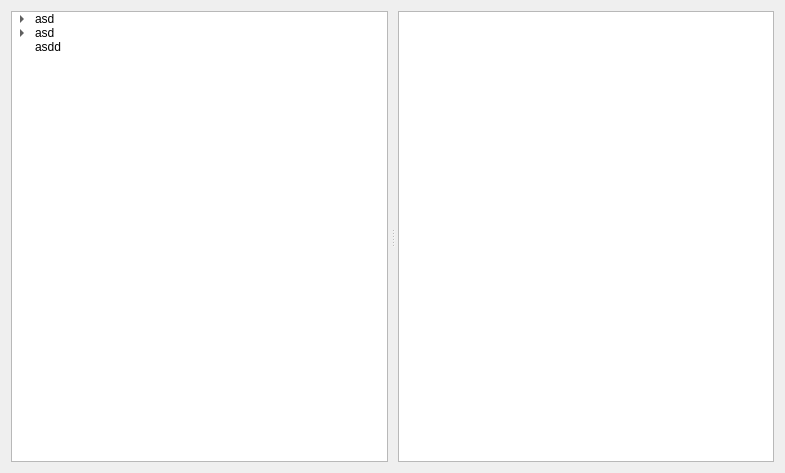
<?xml version="1.0" encoding="UTF-8"?>
<ui version="4.0">
 <class>HelpWizard</class>
 <widget class="QDialog" name="HelpWizard">
  <property name="geometry">
   <rect>
    <x>0</x>
    <y>0</y>
    <width>785</width>
    <height>473</height>
   </rect>
  </property>
  <property name="windowTitle">
   <string>Dialog</string>
  </property>
  <layout class="QVBoxLayout" name="verticalLayout">
   <item>
    <widget class="QSplitter" name="splitter">
     <property name="orientation">
      <enum>Qt::Horizontal</enum>
     </property>
     <property name="handleWidth">
      <number>10</number>
     </property>
     <widget class="QTreeWidget" name="twItems">
      <property name="sizePolicy">
       <sizepolicy hsizetype="Preferred" vsizetype="Expanding">
        <horstretch>0</horstretch>
        <verstretch>0</verstretch>
       </sizepolicy>
      </property>
      <property name="rootIsDecorated">
       <bool>true</bool>
      </property>
      <property name="itemsExpandable">
       <bool>true</bool>
      </property>
      <property name="animated">
       <bool>true</bool>
      </property>
      <property name="headerHidden">
       <bool>true</bool>
      </property>
      <attribute name="headerVisible">
       <bool>false</bool>
      </attribute>
      <column>
       <property name="text">
        <string notr="true">1</string>
       </property>
      </column>
      <item>
       <property name="text">
        <string>asd</string>
       </property>
       <item>
        <property name="text">
         <string>sdd</string>
        </property>
       </item>
      </item>
      <item>
       <property name="text">
        <string>asd</string>
       </property>
       <item>
        <property name="text">
         <string>asdsds</string>
        </property>
       </item>
       <item>
        <property name="text">
         <string>asdqwe</string>
        </property>
       </item>
       <item>
        <property name="text">
         <string>qwe</string>
        </property>
       </item>
      </item>
      <item>
       <property name="text">
        <string>asdd</string>
       </property>
      </item>
     </widget>
     <widget class="QTextBrowser" name="tbInfo">
      <property name="sizePolicy">
       <sizepolicy hsizetype="Preferred" vsizetype="Expanding">
        <horstretch>0</horstretch>
        <verstretch>0</verstretch>
       </sizepolicy>
      </property>
     </widget>
    </widget>
   </item>
  </layout>
 </widget>
 <resources/>
 <connections/>
</ui>
